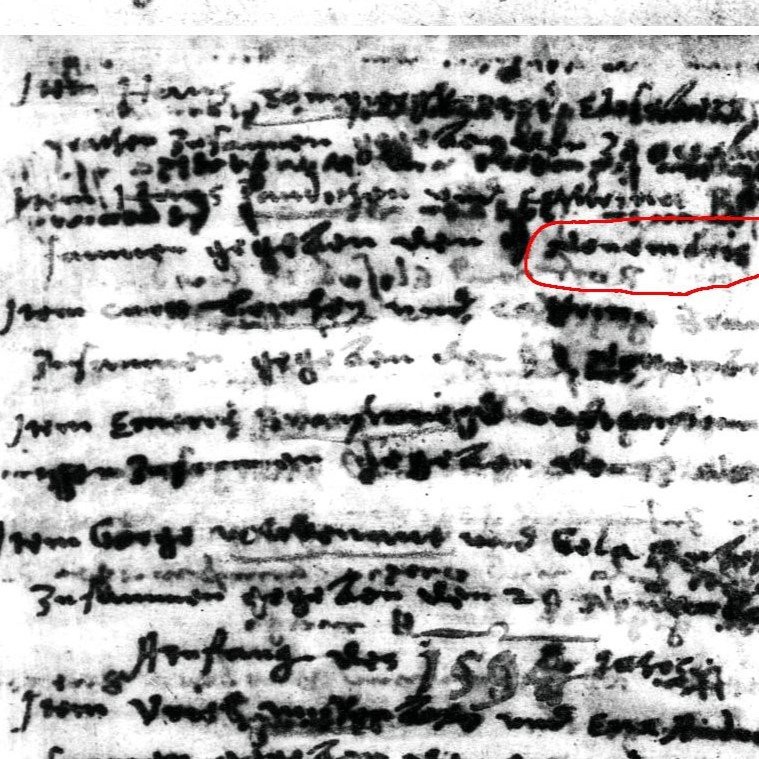
#> input picture data/handwriting1.jpg, 759 x 759 px
$ python adaptive_thresholding.py
#> lines starting #> are read from the running program, lines starting #| are printed output that depends on the picture; after the words box and inside, x2 and y2 are one past the last pixel; in counts of white or black regions, pixels touching at a corner belong together
import os
import cv2 as cv

img = cv.imread(os.path.join('..','data','handwriting1.jpg'))
#> img is the input picture: shape (759, 759, 3); mean B, G, R 172.1, 172.3, 172.5

img_gray = cv.cvtColor(img, cv.COLOR_BGR2GRAY)
ret, thresh = cv.threshold(img_gray, 120, 255, cv.THRESH_BINARY)
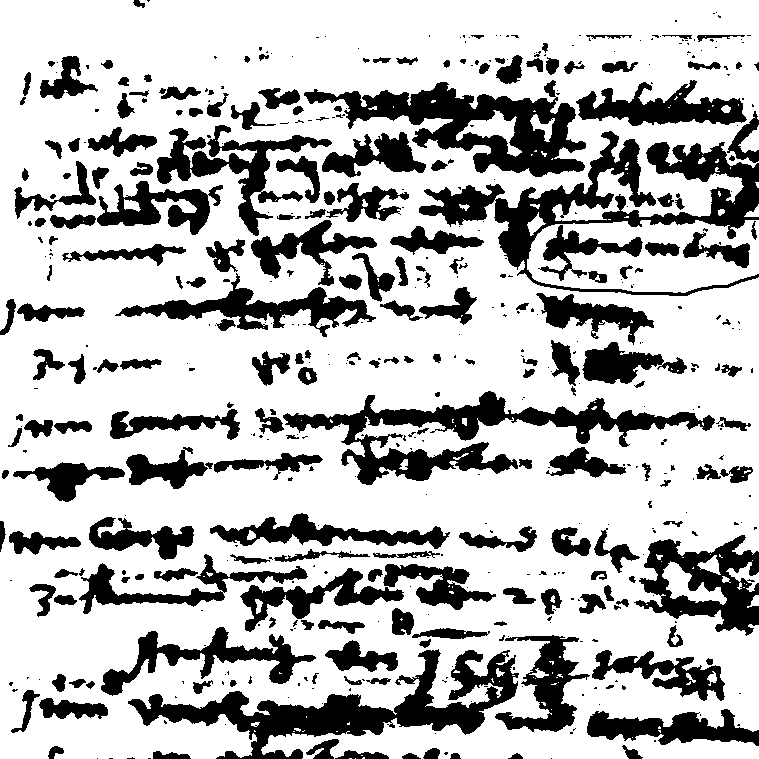
#> thresh: shape (759, 759); 72.9% white; 515 black regions (300 under 20 px), largest, box (x1, y1, x2, y2) and area: (419, 131, 759, 296) 13412, (128, 649, 519, 759) 12363, (283, 391, 715, 485) 10819


thresh_adaptive = cv.adaptiveThreshold(img_gray, 255, cv.ADAPTIVE_THRESH_GAUSSIAN_C, cv.THRESH_BINARY, 21, 20)
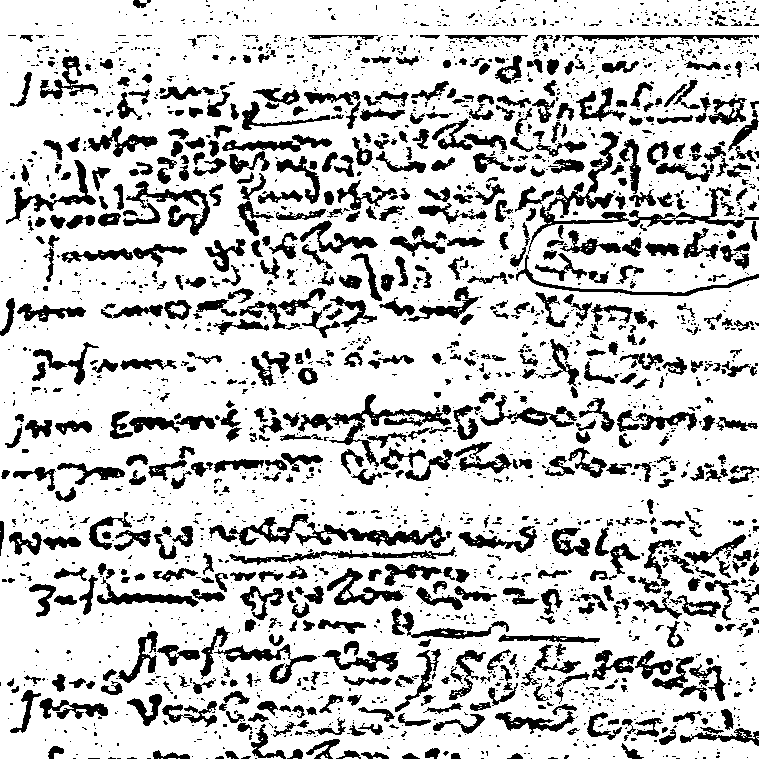
#> thresh_adaptive: shape (759, 759); 79.1% white; 2587 black regions (1902 under 20 px), largest, box (x1, y1, x2, y2) and area: (528, 131, 759, 254) 2862, (298, 394, 451, 467) 1790, (123, 181, 210, 236) 1470
cv.imshow('img', img)
cv.imshow('img_thresh', thresh)
cv.imshow('img_adaptive_thresh', thresh_adaptive)
cv.waitKey(0)
cv.destroyAllWindows()

$ run again, with data/birds.jpg copied over data/handwriting1.jpg
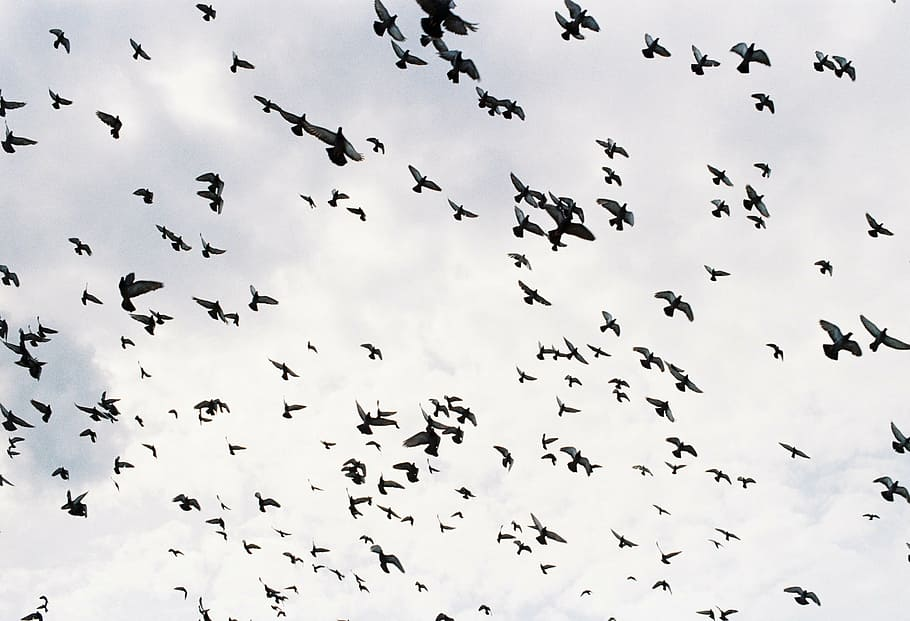
#> input picture data/birds.jpg, 910 x 621 px
#> img is the input picture: shape (621, 910, 3); mean B, G, R 219.1, 218.5, 219.1
#> `ret, thresh = cv.threshold(img_gray, 120, 255, cv.THRESH_BINARY)`:
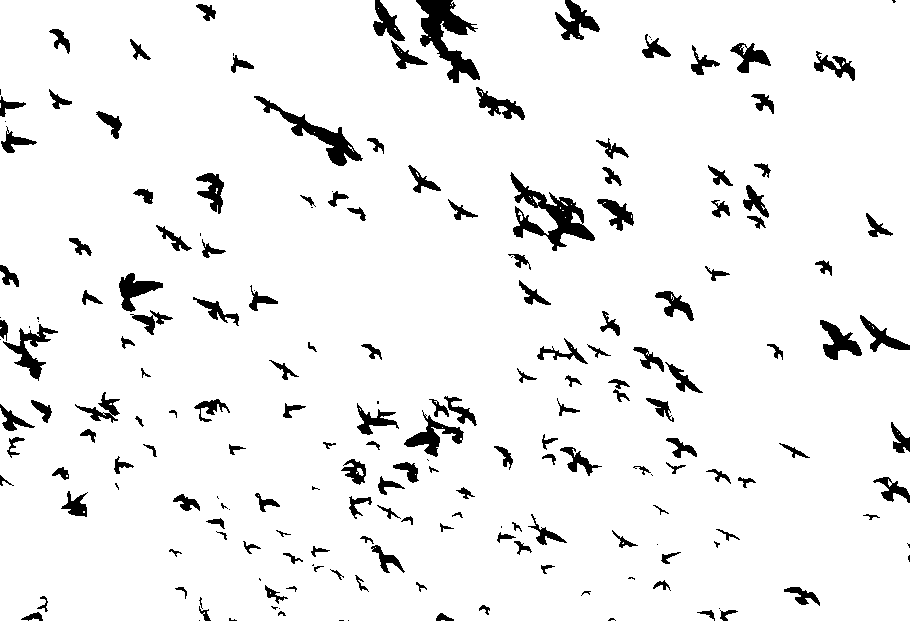
#> thresh: shape (621, 910); 93.8% white; 195 black regions (41 under 20 px), largest, box (x1, y1, x2, y2) and area: (416, 0, 480, 83) 2218, (510, 172, 595, 251) 2157, (254, 96, 363, 166) 1487
#> `thresh_adaptive = cv.adaptiveThreshold(img_gray, 255, cv.ADAPTIVE_THRE..`:
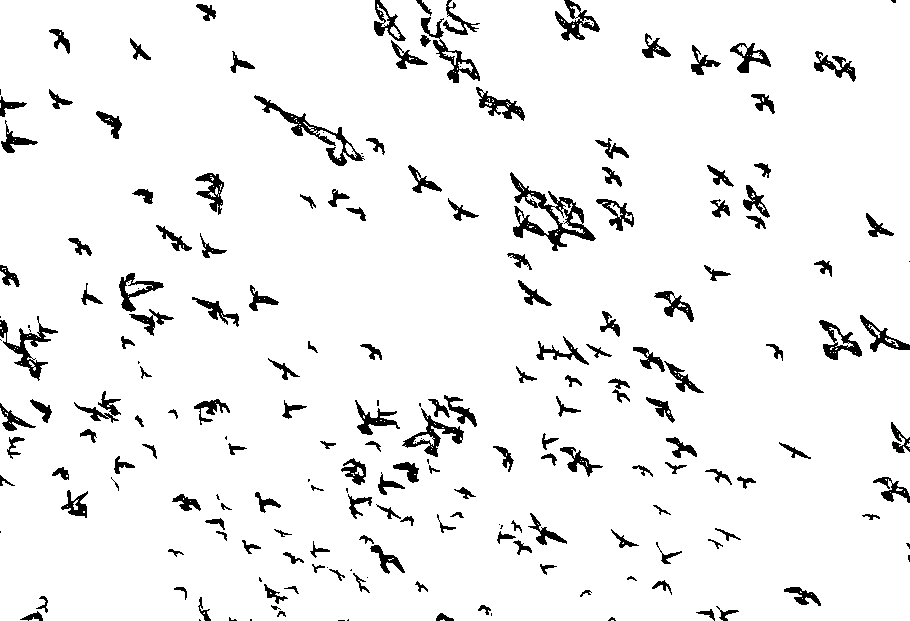
#> thresh_adaptive: shape (621, 910); 94% white; 203 black regions (41 under 20 px), largest, box (x1, y1, x2, y2) and area: (510, 172, 596, 251) 1808, (254, 95, 365, 166) 1120, (0, 316, 58, 381) 906
